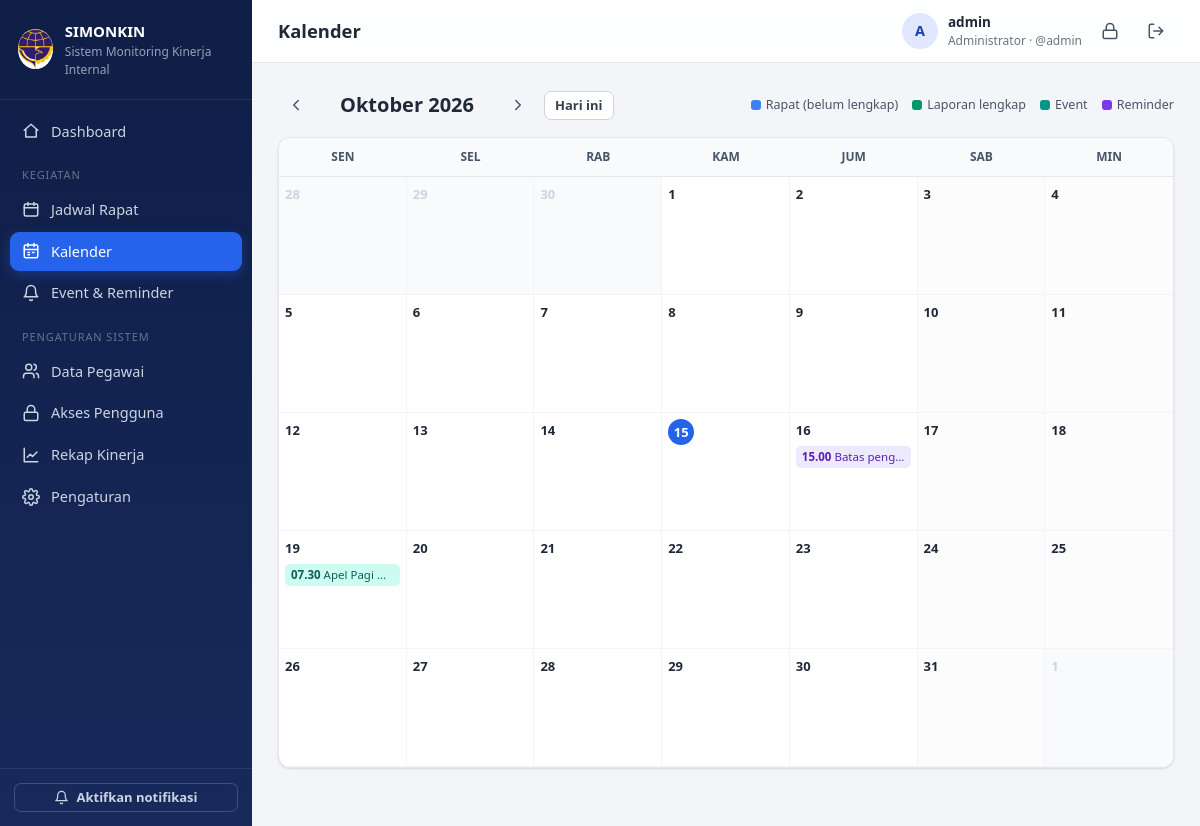
Page /kalender (signed in) on the committed database.
### tables this page shows
CREATE TABLE settings (key TEXT PRIMARY KEY, value TEXT);

CREATE TABLE users (
    id INTEGER PRIMARY KEY AUTOINCREMENT,
    username TEXT UNIQUE NOT NULL,
    password_hash TEXT NOT NULL,
    role TEXT NOT NULL CHECK (role IN ('admin','user')),
    pegawai_id INTEGER REFERENCES pegawai(id) ON DELETE SET NULL,
    aktif INTEGER NOT NULL DEFAULT 1,
    last_login TEXT, created_at TEXT
);

CREATE TABLE events (
    id INTEGER PRIMARY KEY AUTOINCREMENT,
    judul TEXT NOT NULL, deskripsi TEXT,
    jenis TEXT NOT NULL DEFAULT 'event' CHECK (jenis IN ('event','reminder')),
    mulai TEXT NOT NULL, selesai TEXT,
    ingatkan_menit INTEGER NOT NULL DEFAULT 0,
    untuk_pegawai_id INTEGER REFERENCES pegawai(id) ON DELETE CASCADE,
    created_by INTEGER, created_at TEXT
);

### app.py (the view, shortened to what this page needs)
@app.route("/kalender")
@login_required
def kalender():
    today = date.today()
    try:
        y = int(request.args.get("y", today.year))
        m = int(request.args.get("m", today.month))
        if not 1 <= m <= 12:
            raise ValueError
    except ValueError:
        y, m = today.year, today.month
    weeks = calendar.Calendar(firstweekday=0).monthdatescalendar(y, m)
    start, end = weeks[0][0], weeks[-1][-1]
    items = {}
    if is_admin():
        rapat = attach_dispo(query("SELECT * FROM rapat WHERE substr(waktu,1,10) BETWEEN ? AND ? ORDER BY waktu",
                                   (start.isoformat(), end.isoformat())))
        for r in rapat:
            cls = "rapat-done" if r["dispo"] and r["jml_belum"] == 0 else "rapat"
            items.setdefault(r["waktu"][:10], []).append(
                dict(cls=cls, jam=f_jam(r["waktu"]), judul=r["perihal"], url=url_for("rapat_detail", rid=r["id"]),
                     info=f"{r['tempat']} • {len(r['dispo'])} pegawai"))
    ev_where, ev_args = visible_events_sql()
    events = query(f"""SELECT e.* FROM events e WHERE {ev_where}
                       AND substr(e.mulai,1,10) <= ? AND substr(coalesce(nullif(e.selesai,''), e.mulai),1,10) >= ?
                       ORDER BY e.mulai""", (*ev_args, end.isoformat(), start.isoformat()))
    for e in events:
        d0 = parse_dt(e["mulai"]).date()
        d1 = (parse_dt(e["selesai"]) or parse_dt(e["mulai"])).date()
        cur = max(d0, start)
        while cur <= min(d1, end):
            items.setdefault(cur.isoformat(), []).append(
                dict(cls=e["jenis"], jam=f_jam(e["mulai"]) if cur == d0 else "", judul=e["judul"],
                     url=url_for("event_list") + f"#ev{e['id']}", info=e["deskripsi"] or ""))
            cur += timedelta(days=1)
    prev_m = (date(y, m, 1) - timedelta(days=1))
    next_m = (date(y, m, 28) + timedelta(days=5))
    return render_template("kalender.html", weeks=weeks, items=items, y=y, m=m, today=today,
                           judul=f"{BULAN[m]} {y}", prev=(prev_m.year, prev_m.month),
                           next=(next_m.year, next_m.month))

### app.py (called while the page is built, shortened)
def get_db():
    if "db" not in g:
        g.db = sqlite3.connect(DB_PATH)
        g.db.row_factory = sqlite3.Row
        g.db.execute("PRAGMA foreign_keys = ON")
    return g.db

def query(sql, args=(), one=False):
    cur = get_db().execute(sql, args)
    rows = cur.fetchall()
    cur.close()
    return (rows[0] if rows else None) if one else rows

def now_str():
    return datetime.now().strftime(FMT)

def parse_dt(value):
    if not value:
        return None
    for fmt in (FMT, "%Y-%m-%d %H:%M", "%Y-%m-%d"):
        try:
            return datetime.strptime(value[:16] if "T" in value or " " in value else value[:10], fmt)
        except (ValueError, TypeError):
            continue
    return None

def csrf_token():
    if "_csrf" not in session:
        session["_csrf"] = secrets.token_hex(16)
    return session["_csrf"]

@app.before_request
def before():
    g.settings = {r["key"]: r["value"] for r in query("SELECT key, value FROM settings")}
    for k, v in DEFAULT_SETTINGS.items():
        g.settings.setdefault(k, v)
    g.user = None
    uid = session.get("uid")
    if uid:
        g.user = query(
            """SELECT u.*, p.nama AS pegawai_nama, p.jabatan AS pegawai_jabatan
               FROM users u LEFT JOIN pegawai p ON p.id = u.pegawai_id
               WHERE u.id = ? AND u.aktif = 1""", (uid,), one=True)
        if g.user is None:
            session.clear()
    if request.method == "POST":
        token = request.form.get("_csrf") or request.headers.get("X-CSRF-Token")
        if not token or token != session.get("_csrf"):
            abort(400, "Token keamanan tidak valid. Muat ulang halaman lalu coba lagi.")

def is_admin():
    return bool(g.user and g.user["role"] == "admin")

def login_required(f):
    @wraps(f)
    def wrapper(*a, **kw):
        if not g.user:
            return redirect(url_for("login", next=request.full_path))
        return f(*a, **kw)
    return wrapper

def icon(name, size=18):
    return Markup(
        f'<svg class="ic" width="{size}" height="{size}" viewBox="0 0 24 24" fill="none" stroke="currentColor" '
        f'stroke-width="2" stroke-linecap="round" stroke-linejoin="round" aria-hidden="true">{ICONS.get(name, "")}</svg>')

@app.template_filter("jam")
def f_jam(value):
    dt = parse_dt(value)
    return dt.strftime("%H.%M") if dt and len(value) > 10 else "-"

def attach_dispo(rows):
    rows = [dict(r) for r in rows]
    if not rows:
        return rows

### monitoring-kinerja/templates/kalender.html (shortened to what this page needs)
{% extends 'base.html' %}
{% block heading %}Kalender{% endblock %}
{% block content %}
<div class="toolbar">
  <div class="cal-nav">
    <a class="icon-btn" href="{{ url_for('kalender', y=prev[0], m=prev[1]) }}" title="Bulan sebelumnya">{{ icon('chev-l') }}</a>
    <h2>{{ judul }}</h2>
    <a class="icon-btn" href="{{ url_for('kalender', y=next[0], m=next[1]) }}" title="Bulan berikutnya">{{ icon('chev-r') }}</a>
    <a class="btn btn-sm btn-light" href="{{ url_for('kalender') }}">Hari ini</a>
  </div>
  <div class="legend">
    <span><i class="dot rapat"></i>Rapat{{ ' (belum lengkap)' if is_admin else ' (belum lapor)' }}</span>
    <span><i class="dot rapat-done"></i>{{ 'Laporan lengkap' if is_admin else 'Efektif' }}</span>
    <span><i class="dot event"></i>Event</span>
    <span><i class="dot reminder"></i>Reminder</span>
  </div>
</div>
<div class="card p0 cal">
  <div class="cal-head">{% for h in ['Sen','Sel','Rab','Kam','Jum','Sab','Min'] %}<div>{{ h }}</div>{% endfor %}</div>
  {% for week in weeks %}
  <div class="cal-row">
    {% for day in week %}
      {% set key = day.isoformat() %}
      <div class="cal-cell {{ 'other' if day.month != m }} {{ 'today' if day == today }} {{ 'weekend' if day.weekday() >= 5 }}">
        <div class="cal-day">
          <span>{{ day.day }}</span>
        </div>
        {% for it in items.get(key, []) %}
          <a href="{{ it.url }}" class="cal-item {{ it.cls }}" title="{{ it.judul }}{% if it.info %} — {{ it.info }}{% endif %}">
            {% if it.jam %}<b>{{ it.jam }}</b> {% endif %}{{ it.judul }}</a>
        {% endfor %}
      </div>
    {% endfor %}
  </div>
  {% endfor %}
</div>
{% endblock %}

### monitoring-kinerja/templates/base.html (shortened to what this page needs)
<!doctype html>
<html lang="id">
  <head>
    <link
      rel="stylesheet"
      href="{{ url_for('static', filename='style.css') }}"
    />
  </head>
  <body>
    {% set ep = request.endpoint or '' %}
    <div class="layout">
      <aside class="sidebar" id="sidebar">
        <div class="brand">
          <div class="logo">
            <img
              src="{{ url_for('static', filename='img/logo.png') }}"
              alt="Logo"
              style="width: 100%; height: 100%; object-fit: contain"
            />
          </div>
          <div>
            <div class="brand-title">{{ settings.nama_aplikasi }}</div>
            <div class="brand-sub">{{ settings.nama_instansi }}</div>
          </div>
        </div>
        <nav class="nav">
          <a
            href="{{ url_for('dashboard') }}"
            class="{{ 'active' if ep=='dashboard' }}"
            >{{ icon('home') }} Dashboard</a
          >
          {% if is_admin %}
          <div class="nav-label">Kegiatan</div>
          <a
            href="{{ url_for('rapat_list') }}"
            class="{{ 'active' if ep.startswith('rapat') }}"
            >{{ icon('rapat') }} Jadwal Rapat</a
          >
          {% endif %}
          <a
            href="{{ url_for('kalender') }}"
            class="{{ 'active' if ep=='kalender' }}"
            >{{ icon('kalender') }} Kalender</a
          >
          <a
            href="{{ url_for('event_list') }}"
            class="{{ 'active' if ep.startswith('event') }}"
            >{{ icon('bell') }} {{ 'Event & Reminder' if is_admin else
            'Pengingat & Event' }}</a
          >
          {% if is_admin %}
          <div class="nav-label">Pengaturan Sistem</div>
          <a
            href="{{ url_for('pegawai_list') }}"
            class="{{ 'active' if ep.startswith('pegawai') }}"
            >{{ icon('pegawai') }} Data Pegawai</a
          >
          <a
            href="{{ url_for('pengguna_list') }}"
            class="{{ 'active' if ep.startswith('pengguna') }}"
            >{{ icon('kunci') }} Akses Pengguna</a
          >
          <a
            href="{{ url_for('rekap') }}"
            class="{{ 'active' if ep.startswith('rekap') }}"
            >{{ icon('chart') }} Rekap Kinerja</a
          >
          <a
            href="{{ url_for('pengaturan') }}"
            class="{{ 'active' if ep=='pengaturan' }}"
            >{{ icon('gear') }} Pengaturan</a
          >
          {% endif %}
        </nav>
        <div class="sidebar-foot">
          <button
            type="button"
            class="btn btn-sm btn-outline-light w100"
            id="btnNotif"
          >
            {{ icon('bell',15) }} Aktifkan notifikasi
          </button>
        </div>
      </aside>
      <main class="main">
        <header class="topbar">
          <h1 class="page-title">{% block heading %}{% endblock %}</h1>
          <div class="user-box">
            <div class="avatar">
              {{ (current_user.pegawai_nama or current_user.username)[:1]|upper
              }}
            </div>
            <div class="user-meta">
              <div class="user-name">
                {{ current_user.pegawai_nama or current_user.username }}
              </div>
              <div class="user-role">
                {{ 'Administrator' if is_admin else 'Pengguna' }} · @{{
                current_user.username }}
              </div>
            </div>
            <a
              class="icon-btn"
              href="{{ url_for('ganti_password') }}"
              title="Ganti password"
              >{{ icon('kunci') }}</a
            >
            <form method="post" action="{{ url_for('logout') }}" class="inline">
              <button class="icon-btn" title="Keluar">
                {{ icon('logout') }}
              </button>
            </form>
          </div>
        </header>
        <div class="content">
           {% block content %}{% endblock %}
        </div>
      </main>
    </div>
  </body>
</html>

### rows in the picture
settings: nama_aplikasi "SIMONKIN"
settings: nama_instansi "Sistem Monitoring Kinerja Internal"
users: username "A", username "admin"
events: jam "15.00", judul "Batas peng…"
events: jam "07.30", judul "Apel Pagi…"

### other values in the picture
{{ 'Event & Reminder' if is_admin else
            'Pengingat & Event' }} "Event & Reminder"
{{ 'Administrator' if is_admin else 'Pengguna' }} "Administrator"
{{ judul }} "Oktober 2026"
{{ ' (belum lengkap)' if is_admin else ' (belum lapor)' }} "(belum lengkap)"
{{ 'Laporan lengkap' if is_admin else 'Efektif' }} "Laporan lengkap"
{{ h }} "SEN" "SEL" "RAB" "KAM" "JUM" "SAB" "MIN"
{{ day.day }} "28" "29" "30" "1" "2" "3" "4" "5" "6" "7" "8" "9" "10" "11" "12" "13" "14" "15" "16" "17" "18" "19" "20" "21" "22" "23" "24" "25" "26" "27" "28" "29" "30" "31" "1"
